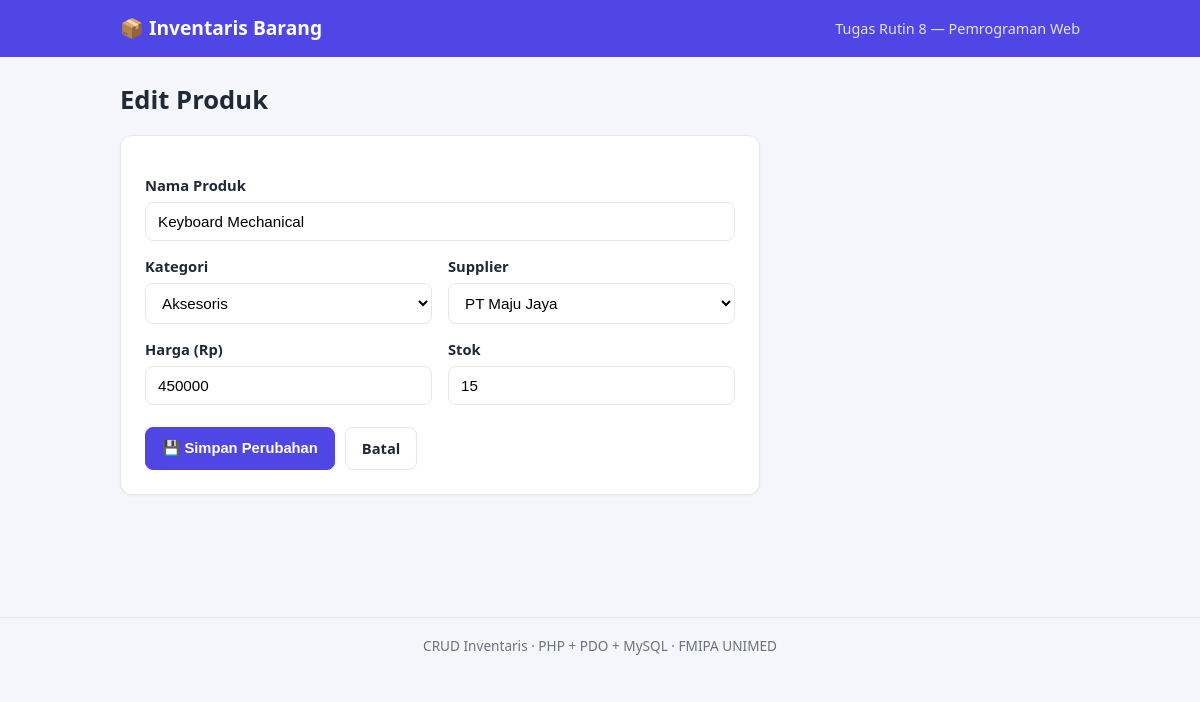
The page /edit.php?id=3 on the database its author committed.
### tables this page shows
CREATE TABLE products (
  id          INT AUTO_INCREMENT PRIMARY KEY,
  name        VARCHAR(150)  NOT NULL,
  category_id INT           NOT NULL,
  supplier_id INT           NOT NULL,
  price       DECIMAL(12,2) NOT NULL,
  stock       INT           NOT NULL DEFAULT 0,
  created_at  TIMESTAMP     NOT NULL DEFAULT CURRENT_TIMESTAMP,
  CONSTRAINT fk_products_category FOREIGN KEY (category_id)
    REFERENCES categories(id) ON UPDATE CASCADE ON DELETE RESTRICT,
  CONSTRAINT fk_products_supplier FOREIGN KEY (supplier_id)
    REFERENCES suppliers(id)  ON UPDATE CASCADE ON DELETE RESTRICT,
  INDEX idx_products_name (name)
);

CREATE TABLE categories (
  id   INT AUTO_INCREMENT PRIMARY KEY,
  name VARCHAR(100) NOT NULL UNIQUE
);

CREATE TABLE suppliers (
  id    INT AUTO_INCREMENT PRIMARY KEY,
  name  VARCHAR(100) NOT NULL,
  phone VARCHAR(20)
);

### config/helpers.php (called while the page is built, shortened)
<?php
function e($value): string
{
    return htmlspecialchars((string) $value, ENT_QUOTES, 'UTF-8');
}

### includes/product_form.php (the view, shortened to what this page needs)
<form method="POST" class="card form" novalidate>
  <label for="name">Nama Produk</label>
  <input type="text" id="name" name="name" maxlength="150" required value="<?= e($values['name']) ?>">
  <div class="row">
    <div>
      <label for="category_id">Kategori</label>
      <select id="category_id" name="category_id" required>
        <?php foreach ($categories as $c): ?>
          <option value="<?= (int) $c['id'] ?>" <?= (int) $values['category_id'] === (int) $c['id'] ? 'selected' : '' ?>>
            <?= e($c['name']) ?>
          </option>
        <?php endforeach; ?>
      </select>
    </div>
    <div>
      <label for="supplier_id">Supplier</label>
      <select id="supplier_id" name="supplier_id" required>
        <?php foreach ($suppliers as $s): ?>
          <option value="<?= (int) $s['id'] ?>" <?= (int) $values['supplier_id'] === (int) $s['id'] ? 'selected' : '' ?>>
            <?= e($s['name']) ?>
          </option>
        <?php endforeach; ?>
      </select>
    </div>
  </div>
  <div class="row">
    <div>
      <label for="price">Harga (Rp)</label>
      <input type="number" id="price" name="price" min="0" step="100" required value="<?= e($values['price']) ?>">
    </div>
    <div>
      <label for="stock">Stok</label>
      <input type="number" id="stock" name="stock" min="0" step="1" required value="<?= e($values['stock']) ?>">
    </div>
  </div>
  <div class="actions">
    <button type="submit" class="btn btn-primary"><?= e($submitLabel) ?></button>
    <a href="index.php" class="btn btn-ghost">Batal</a>
  </div>
</form>

### assets/style.css (style rules this page uses)
:root { --bg:#f4f6fb; --card:#fff; --text:#1f2937; --muted:#6b7280; --primary:#4f46e5; --primary-d:#4338ca; --danger:#dc2626; --danger-d:#b91c1c; --ok-bg:#dcfce7; --ok:#166534; --err-bg:#fee2e2; --err:#991b1b; --border:#e5e7eb; }
* { box-sizing:border-box }
body { margin:0;font-family:system-ui,-apple-system,"Segoe UI",Roboto,sans-serif;background:var(--bg);color:var(--text);line-height:1.5 }
.card { background:var(--card);border:1px solid var(--border);border-radius:12px;box-shadow:0 1px 3px rgba(0,0,0,.05) }
.btn { display:inline-block;padding:9px 16px;border:1px solid var(--border);border-radius:8px;background:#fff;color:var(--text); font-size:.92rem;font-weight:600;text-decoration:none;cursor:pointer;transition:.15s }
.btn-primary { background:var(--primary);border-color:var(--primary);color:#fff }
.btn-ghost { background:transparent }
.form { padding:24px;max-width:640px }
.form label { display:block;margin:14px 0 6px;font-weight:600;font-size:.92rem }
.form input,.form select { width:100%;padding:10px 12px;border:1px solid var(--border);border-radius:8px;font-size:.95rem;background:#fff }
.row { display:grid;grid-template-columns:1fr 1fr;gap:16px }
.actions { margin-top:22px;display:flex;gap:10px }

### rows shown on the page
products: name "Keyboard Mechanical", category_id "Aksesoris", supplier_id "PT Maju Jaya", price "450000", stock "15"

### other values the page prints
$submitLabel "💾 Simpan Perubahan"
